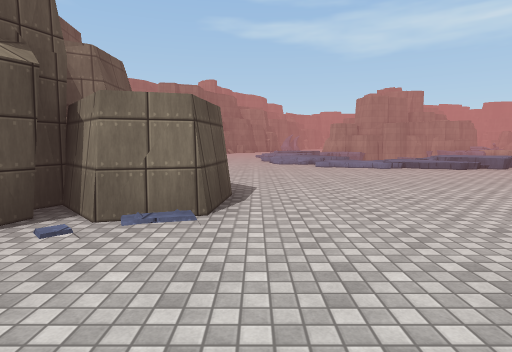
View 1 (above)

24 first-person views from a walk through a 3-D level made in the Unity game engine. The camera is 1.5 m above the floor, tilts 6° down and sees 80° across. The floor is counted in squares, 2 m on a side. Each view is taken from the middle of a square. On the plan, view 1 faces up. The plan holds only what a view shows up to about 10 squares ahead; the rest is blank. The place goes on beyond the plan. Surface patterns are stand-ins for the level's own textures.

View 2
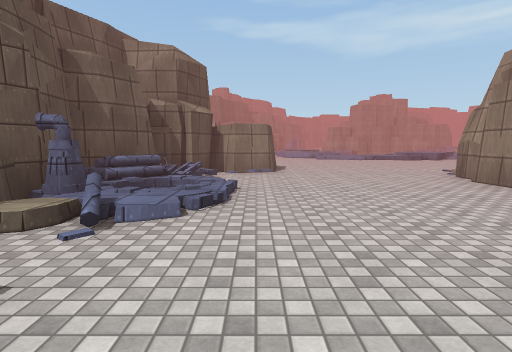

View 3
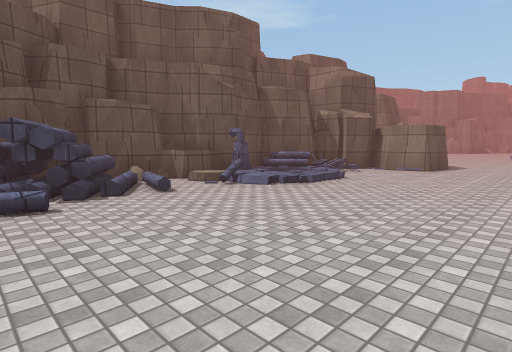

View 4
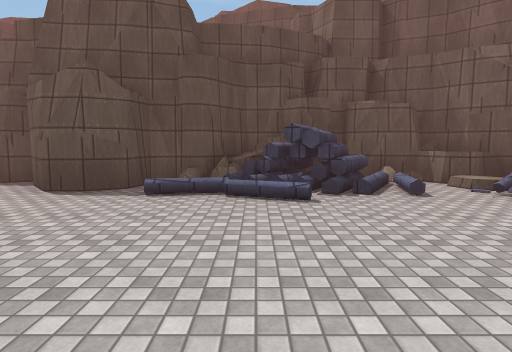

View 5
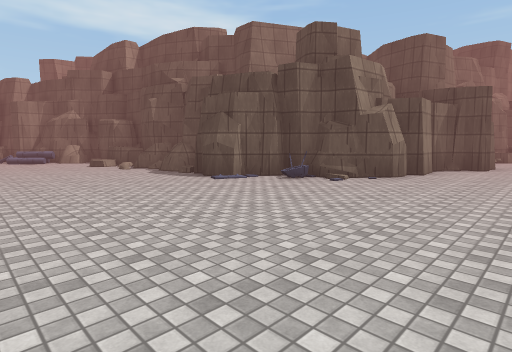

View 6
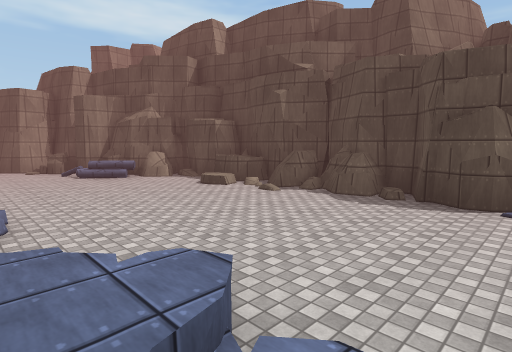

View 7
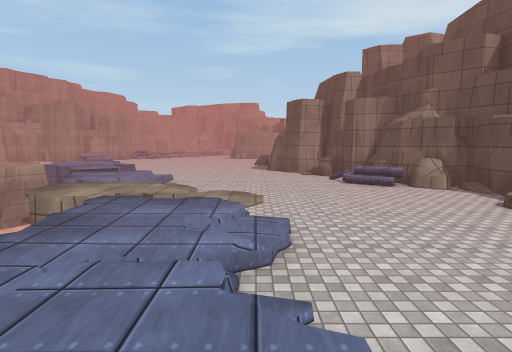

View 8
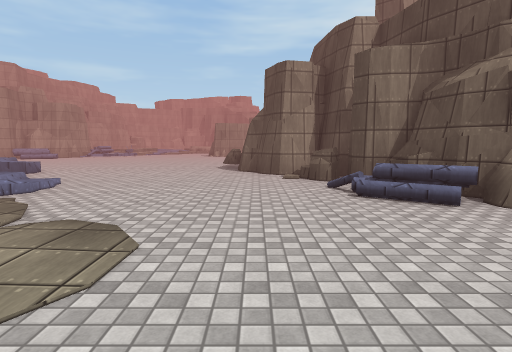

View 9
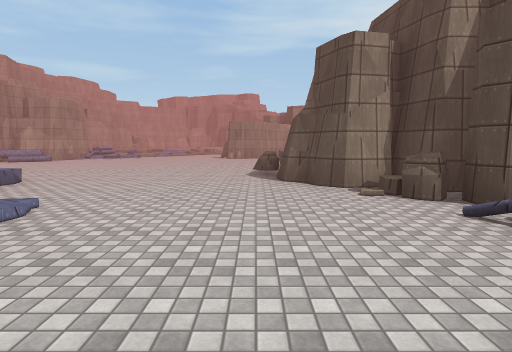

View 10
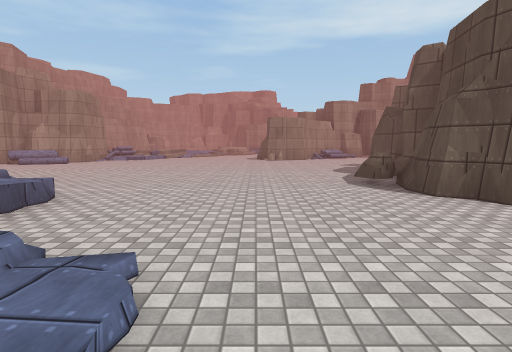

View 11
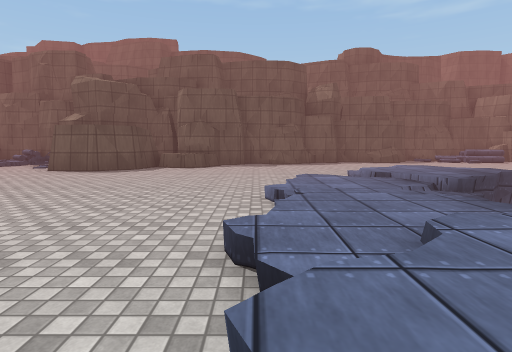

View 12
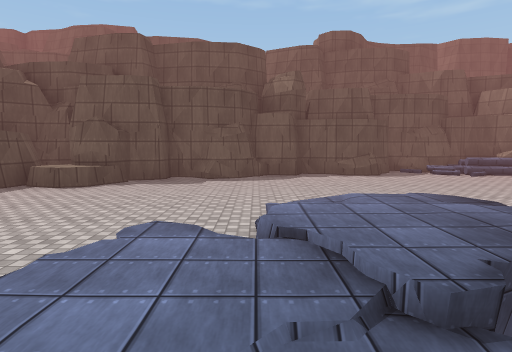

View 13
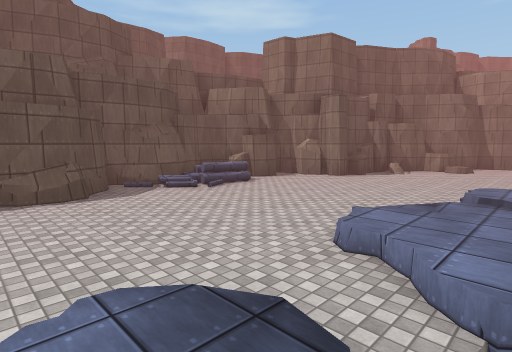

View 14
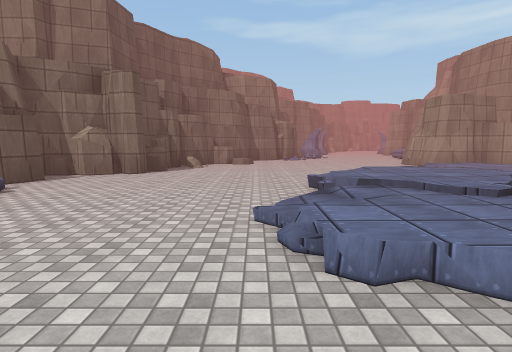

View 15
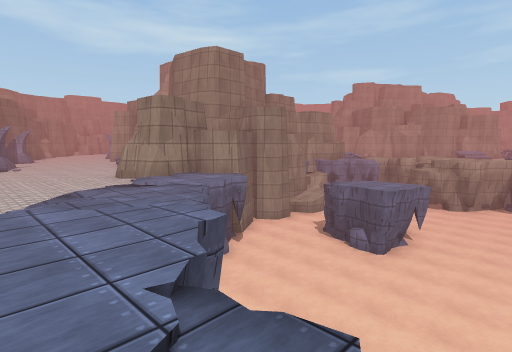

View 16
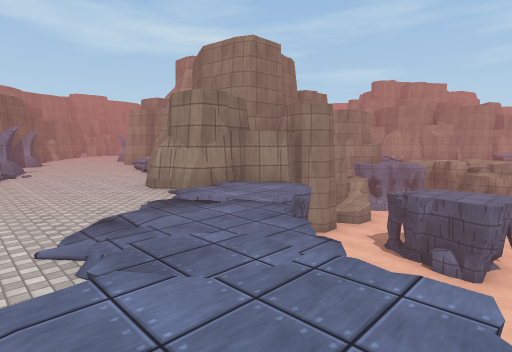

View 17
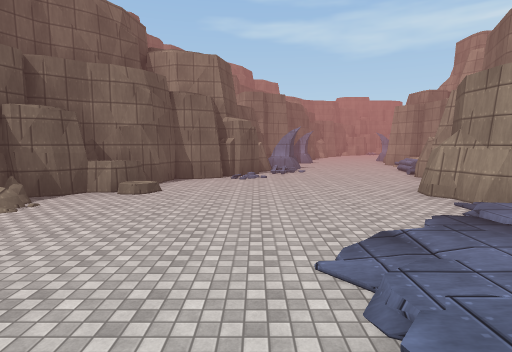

View 18
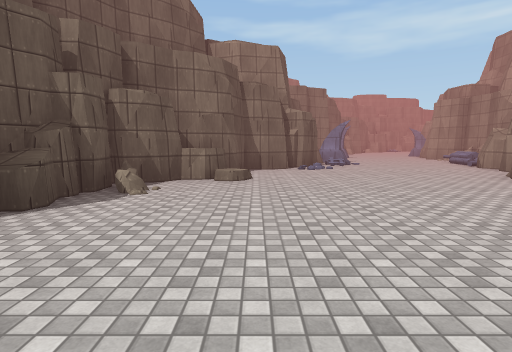

View 19
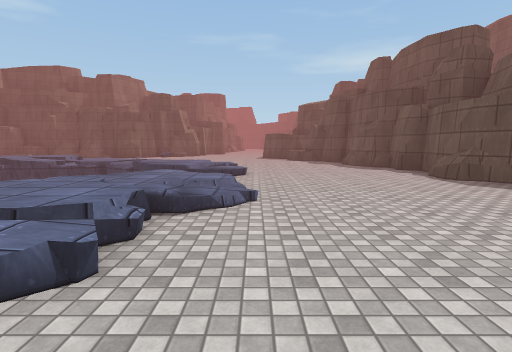

View 20
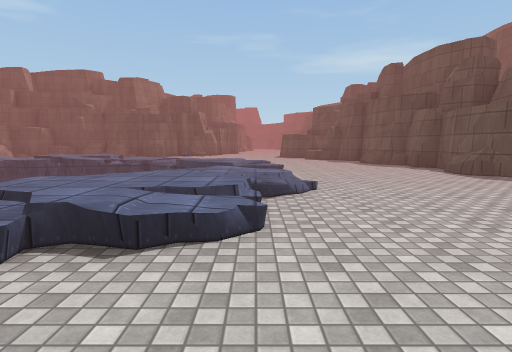

View 21
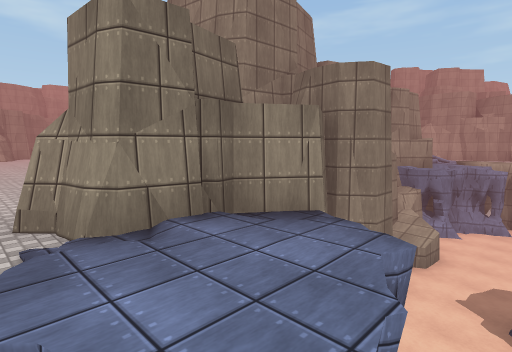

View 22
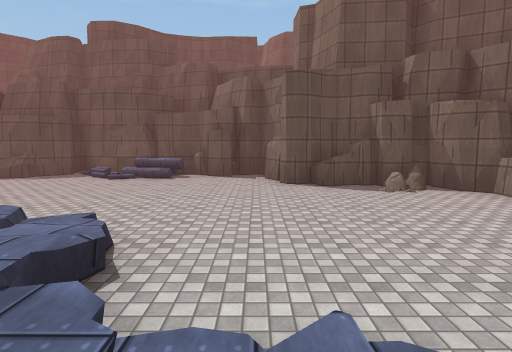

View 23
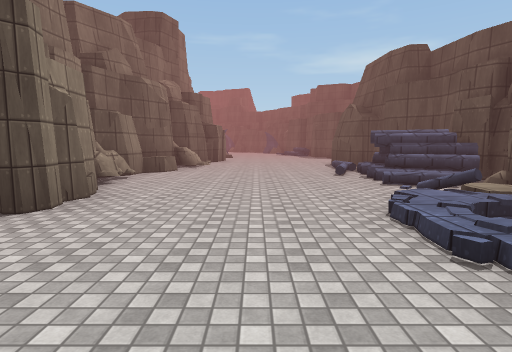

View 24
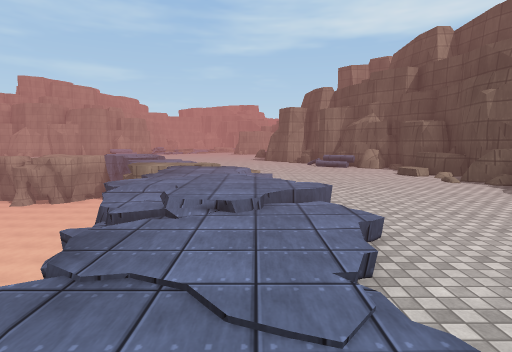

### Floor plan
Key: @ floor where view 1 was taken; # wall or solid block; . main floor; : floor 0.25 m higher than the main floor; + floor 0.5 m higher than the main floor; * floor 0.75 m higher than the main floor; / step, stairs or slope; = window, fence, low wall or low ledge; ^ raised ledge; v drop or lower ground.
Columns run from 6 left of view 1 to 25 right of it. Each row starts with its distance up from view 1.
 29       ## ....##
 28      ##.......#
 27      #.......##
 26     #^......##
 25    ###......#      ###
 24    #=.......########v##
 23    #......//:/:vvvvvvvv/
 22  ###.....///::vvvvvvvvvv
 21  #.......//:vvvvvvv
 20 ##......///vvvvvvvv           ..
 19 #v/....//*vvvvvvvvvv         ...
 18 #//....=**v vvvvvvvvv  v    ....
 17 #//...///v  vvvvvvvvvv v    ....
 16 #/..../++v   vvvvvvv  v/   .....
 15 ##/.....+      vvv  vv++//......
 14  #^..../vv     v  vvv++ ........
 13  #...../+v    v  v++////........
 12  ##..../++.vvv//++////..........
 11  ##....///////*/++/.............
 10   #...../::+/*////.........#....
  9   #.......///=...........#####..
  8   ##................../.##  ###
  7    #^................//###
  6    #^................###
  5    ###............^./#
  4    ###.......#########
  3    #.#.....###
  2    #/.....##
  1  ###/.....#
  0  #.//.@...#
 -1  ##//....##
 -2  #^/#....#
 -3  #/......#
 -4  #v/.....#
 -5  #v/.....#
 -6  #^#/....#
 -7  ##......#
 -8   #.....=#

Where each view was taken, in squares from view 1:
view 1: 0 up, 0 right, facing up
view 2: 5 down, 1 left, facing up
view 3: 6 down, 2 right, facing up-left
view 4: 6 down, 2 right, facing left
view 5: 9 up, 1 right, facing down-right
view 6: 10 up, 6 right, facing down-right
view 7: 10 up, 7 right, facing right
view 8: 9 up, 11 right, facing right
view 9: 10 up, 13 right, facing right
view 10: 12 up, 15 right, facing right
view 11: 9 up, 8 right, facing left
view 12: 11 up, 5 right, facing left
view 13: 13 up, 2 right, facing up-left
view 14: 14 up, 0 right, facing up
view 15: 16 up, 2 right, facing up-right
view 16: 18 up, 2 right, facing up-right
view 17: 19 up, 2 right, facing up
view 18: 19 up, 0 right, facing up
view 19: 21 up, 0 right, facing down
view 20: 22 up, 1 right, facing down
view 21: 21 up, 5 right, facing up-right
view 22: 21 up, 4 right, facing left
view 23: 2 up, 0 right, facing down
view 24: 10 up, 3 right, facing right
